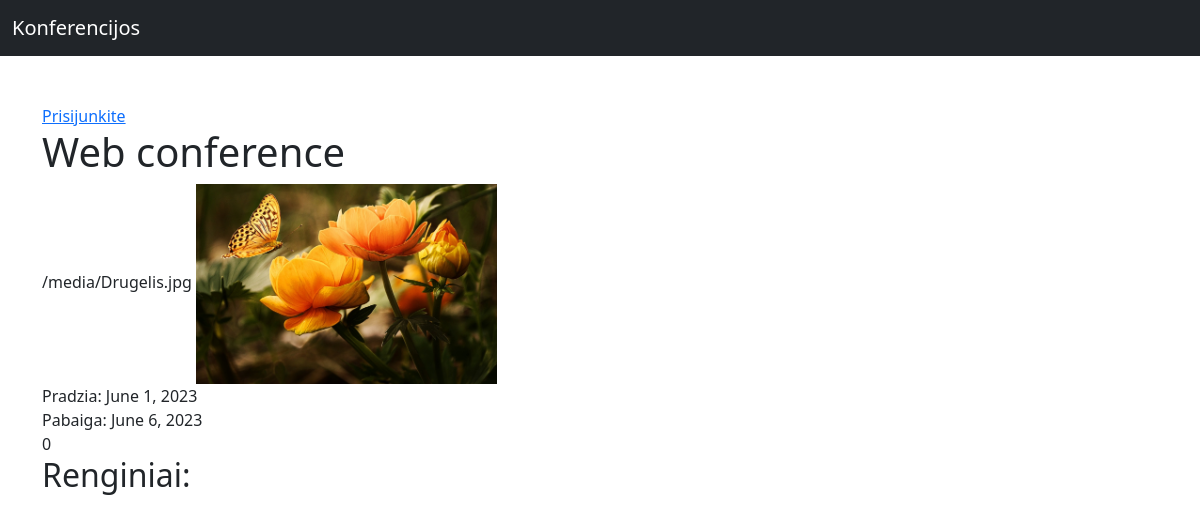
The app's page /Konferencija/1/ with its own data.
### Konferencija/models.py (models this page shows, shortened)
class Konferencija(models.Model):
    start_date = models.DateField()
    end_date = models.DateField()
    title = models.CharField(max_length=100)
    picture = models.ImageField( null = True)
    created_at = models.DateTimeField(auto_now_add=True)
    updated_at = models.DateTimeField(auto_now=True) # Kiekvieną kartą atnaujinus bet kurį modelį rodys dabartinę datą.

### Konferencija/views.py (the view)
# urls.py: path("<int:pk>/", KonferencijaDetailView.as_view(), name = "conference-detail"),
class KonferencijaDetailView(DetailView): # # DetailView yra Django biblioteka - klasė kuri viską už mus padaro
    model = Konferencija

### Konferencija/Templates/Konferencija/Konferencija_detail.html (shortened to what this page needs)
{% extends "base.html" %}
{% block "content" %}
    <h1>{{ object.title }}</h1>
    {{ object.picture.url }}
    {% if object.picture %}
        <img src="{{ object.picture.url }}" height="200px">
    {% endif %}
    <div>Pradzia: {{ object.start_date }}</div>
    <div>Pabaiga: {{ object.end_date }}</div>
    {{ object.like_set.count }}
    <h2>Renginiai:</h2>
{% endblock %}

### records on screen
Konferencija: title "Web conference", picture "/media/Drugelis.jpg", picture (picture), start_date "June 1, 2023", end_date "June 6, 2023", like_set.count "0"
